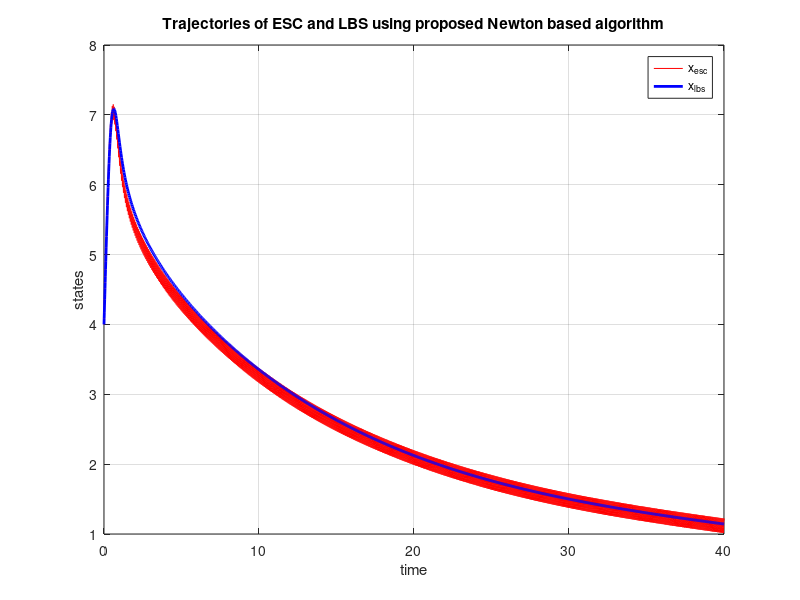

This figure's MATLAB source:
function Newtonbased2019MethodCost4thOrder

%%
clc
clear all
close all




%% Parameters

w = 100; % rad/s
k1 = 1;
k2 = 2;
p_star = 0.51;
rho = 0.3;
w_d = 0.5;
w_y = 20;
w_z = 0.5;
C.H = 1/10;

% Parameters ESC
C.number_of_states = 1;


%% Initial condition
x0 = [4];
d0 = [8/rho]; % to match the initial convergence rate
y0 = [0];
z_vech0 = [0];


%% For Newton Method based ESC
simruntime = 40;
[t_Newton_based_ESC,x_Newton_based_ESC] = ode45(@(t,x) dynamics_Newton_ESC(t,x,w,k1,k2,p_star,rho,w_d,w_y,w_z,@cost_function_2018,C), [0,simruntime],[x0;d0;y0;z_vech0]);
x1_Newton_based_ESC = x_Newton_based_ESC(:,1);

% ODE solver for LBS
[t_Newton_based_LBS,x_Newton_based_LBS] = ode45(@(t,x) dynamics_Newton_LBS(t,x,rho,w_d,w_y,w_z,@gradient_function_2018,@Hessian_function_2018,C), [0,simruntime],[x0;d0;y0;z_vech0]);
x1_Newton_based_LBS = x_Newton_based_LBS(:,1);




%% Figure
figure()
% ESC
plot(t_Newton_based_ESC,x1_Newton_based_ESC,'r');
hold on
% LBS
plot(t_Newton_based_LBS,x1_Newton_based_LBS,'b',"LineWidth",2);
legend("x_{esc}","x_{lbs}")
grid on
% yline(1,"LineWidth",2)
xlabel("time")
ylabel("states")
title("Trajectories of ESC and LBS using proposed Newton based algorithm")



save("NewtonBased2019_4thordercost.mat","x1_Newton_based_ESC","x1_Newton_based_LBS","t_Newton_based_ESC","t_Newton_based_LBS")
% save("x_firstorder.mat","x1_Newton_based_ESC","x1_Newton_based_LBS","t_Newton_based_ESC","t_Newton_based_LBS")
end

function out_val = cost_function_2018(x,C)
H = C.H;

% out_val = 2*(x-1)^2; % Second order cost function
out_val = H*(x-1)^4;
end

function out_val = gradient_function_2018(x,C)
x1 = x(1);
H = C.H;
% gradient = 4*x1-4; % Second order gradient
gradient = 4*H*(x-1)^3;

out_val =gradient;
end

function out_val = Hessian_function_2018(x,C)
x1 = x(1);
H = C.H;
% Hessian = 4; % Second order hessian
Hessian = 12*H*(x-1)^2;

out_val =Hessian;
end


function out_val = P_ij(i,j,n)
out_val = (i-1)*n+ 1.5*i-0.5*i^2+(j-i);
end

function out_val = dynamics_Newton_Classic(~,in_val,rho,receive_gradient_function,receive_hessian_function,C)
% Parameters
% % % % w  k1 = 1 k2  p_star rho  w_d  w_y  w_z  w_v  mu 

n = C.number_of_states;

% The states are x, d, y and z
x = in_val(1:n);

% Value of gradient
gradient_val = receive_gradient_function(x,C);
% Value of Hessian
hessian_val = receive_hessian_function(x,C);

% % Dynamics
% x dot
x_dot = -rho\(hessian_val)*gradient_val ;


out_val = x_dot;

end

function out_val = dynamics_Newton_ESC(t,in_val,w,k1,k2,p_star,rho,w_d,w_y,w_z,receive_cost_function,C)
% Parameters
% % % % w  k1 = 1 k2  p_star rho  w_d  w_y  w_z  w_v  mu 

n = C.number_of_states;

% The states are x, d, y and z
x = in_val(1:n);
d = in_val(n+1:2*n);
y = in_val(2*n+1:3*n);
z_vech = in_val(3*n+1:end);

% Parameter k
if length(z_vech)==1 % Size 1x1 matrix
    k=k1;
elseif length(z_vech)==3
    k = [k1;k2];
end

% Get the cost using cost function
cost_val = receive_cost_function(x,C);


% Getting z from z_vech

if length(z_vech)==1 % Size 1x1 matrix
    z=z_vech;

elseif length(z_vech)==3
    z=[z_vech(1) z_vech(2); z_vech(2)  z_vech(3)];

elseif length(z_vech) ==6
    z=[...
        z_vech(1) z_vech(2) z_vech(3);...
        z_vech(2)  z_vech(4) z_vech(5);...
        z_vech(3) z_vech(5) z_vech(6)];
else
    disp("Error")
end
   
% % Dynamics
% x dot
x_dot = rho*d+ w^p_star*sin(k*w*t); % d and k are vectors


% d dot
d_dot = -w_d*(y+z*d); % The multiplication is matrix  multiplication


% y dot
y_dot = -w_y*(y+2*w^(1-p_star)*cost_val*k.*cos(k*w*t));


if length(z_vech)==1 % Size 1x1 matrix
    z_vech = z;
    a_z = 8*k^2;
    % a_z = 0;
    k_z = 2*k;
    z_vech_dot = -w_z*(z_vech - a_z* w^(2-2*p_star)* cost_val* cos(k_z*w*t));
    
elseif length(z_vech)==3 % Size 2x2 matrix

% vech(z) dot
z_vech1 = z_vech(1);
z_vech2 = z_vech(2);
z_vech3 = z_vech(3);

a_z1 = 8*k1^2;  % Corresponding to position (1,1)
a_z2 = 4*k1*k2; % Corresponding to position (1,2)
a_z3 = 8*k2^2;  % Corresponding to position (2,1)

k_z1 = k1+k1; % Corresponding to position (1,1)
k_z2 = k1+k2; % Corresponding to position (1,2)
k_z3 = k2+k2; % Corresponding to position (2,1)

z_vech_dot1 = -w_z*(z_vech1 - a_z1* w^(2-2*p_star)* cost_val* cos(k_z1*w*t));
z_vech_dot2 = -w_z*(z_vech2 - a_z2* w^(2-2*p_star)* cost_val* cos(k_z2*w*t));
z_vech_dot3 = -w_z*(z_vech3 - a_z3* w^(2-2*p_star)* cost_val* cos(k_z3*w*t));
z_vech_dot = [z_vech_dot1;z_vech_dot2;z_vech_dot3];

else 
    disp("error")
end


out_val = [x_dot;d_dot;y_dot;z_vech_dot];

end



function out_val = dynamics_Newton_LBS(t,in_val,rho,w_d,w_y,w_z,receive_gradient_function,receive_hessian_function,C)
% Parameters
% % % % w  k1 = 1 k2  p_star rho  w_d  w_y  w_z  w_v  mu 

% Number of States
n = C.number_of_states;


% The states are x, d, y and z
x = in_val(1:n);
d = in_val(n+1:2*n);
y = in_val(2*n+1:3*n);
z_vech = in_val(3*n+1:end);




% Getting z from z_vech
if length(z_vech)==1 % Size 1x1 matrix
    z=z_vech;

elseif length(z_vech)==3 % 2x2 matrix
    z=[z_vech(1) z_vech(2); z_vech(2)  z_vech(3)];

elseif length(z_vech) ==6 % 3x3 matrix
    z=[...
        z_vech(1) z_vech(2) z_vech(3);...
        z_vech(2)  z_vech(4) z_vech(5);...
        z_vech(3) z_vech(5) z_vech(6)];
else
    disp("Error")
end

% % Dynamics
% x dot
x_dot = rho*d ;
% x_dot = -rho*receive_gradient_function(x);


% d dot
d_dot = -w_d*(y+z*d); % The multiplication is matrix  multiplication
% d_dot = -w_d*(y); % 



% y dot
y_dot = -w_y*(y-receive_gradient_function(x,C));


% vech(z) dot
% z_dot = z-hessian_val; % original
% z_dot = z-12*(x-1)^2; % corresponding to obj = 4(x-1)^3
% z_dot = z; % If no info from hessian
z_dot = (z-receive_hessian_function(x,C));

if length(z_vech)==1 % Size 1x1 matrix
    z_vech_dot = -w_z*z_dot;

elseif length(z_vech)==3 % 2x2 matrix
    z_vech_dot(1,1) = -w_z*z_dot(1,1); 
    z_vech_dot(2,1) = -w_z*z_dot(1,2); 
    z_vech_dot(3,1) = -w_z*z_dot(2,2); 

elseif length(z_vech) ==6 % 3x3 matrix
    z_vech_dot(1,1) = -w_z*z_dot(1,1); 
    z_vech_dot(2,1) = -w_z*z_dot(1,2); 
    z_vech_dot(3,1) = -w_z*z_dot(1,3); 
    z_vech_dot(4,1) = -w_z*z_dot(2,2); 
    z_vech_dot(5,1) = -w_z*z_dot(2,3); 
    z_vech_dot(6,1) = -w_z*z_dot(3,3); 
end

out_val = [x_dot;d_dot;y_dot;z_vech_dot];

end
